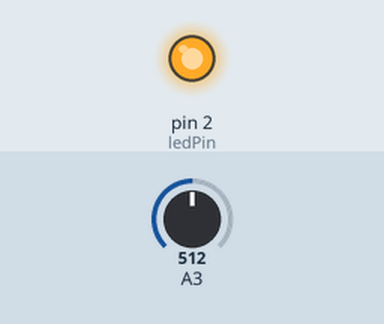
The sketch below on a simulated Arduino Uno, built with avr-gcc and run on an emulated ATmega328P. Parts: output pins drawn as LEDs (lit = HIGH). Inputs (shaded band) come from the test bench; at power-on: A3 = 512.

Above: at 2.8 s.
2.9 s: A3 set to 494
At 4.7 s:
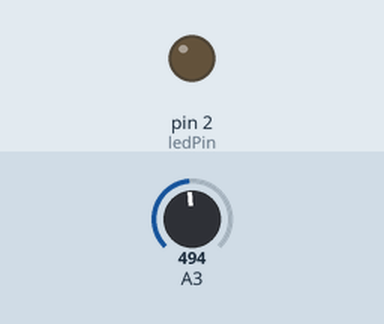
5.6 s: A3 set to 716
At 7.4 s:
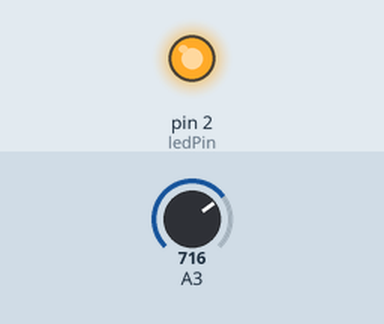
8.3 s: A3 set to 511
At 10.5 s:
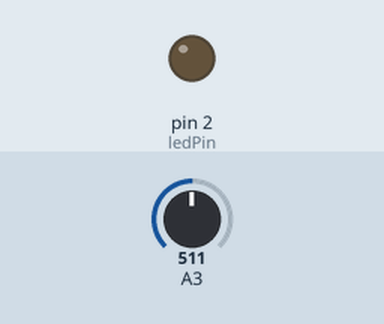
Timing chart, 0 to 12.0 s (numbered marks = the images above; inputs shaded):
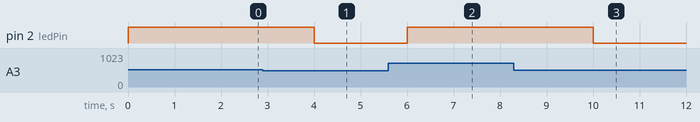

The sketch:

Fade_led.ino
```cpp
int ledPin=2;
int potentiometer=3;
void setup() {
  pinMode(ledPin,OUTPUT);
  // put your setup code here, to run once:

}

void loop() {
  potentiometer=(analogRead(3)/4);
  analogWrite(ledPin,potentiometer);
  delay(2000);
  // put your main code here, to run repeatedly:

}
```

Measured:
- the behaviour switches between 512 and 511 on A3 (found by bisection; images 0 and 1)
- after the input at 2.9 s, pin 2 (ledPin): HIGH → LOW after 1.1 s
- after the input at 5.6 s, pin 2 (ledPin): LOW → HIGH after 0.40 s
- after the input at 8.3 s, pin 2 (ledPin): HIGH → LOW after 1.7 s
